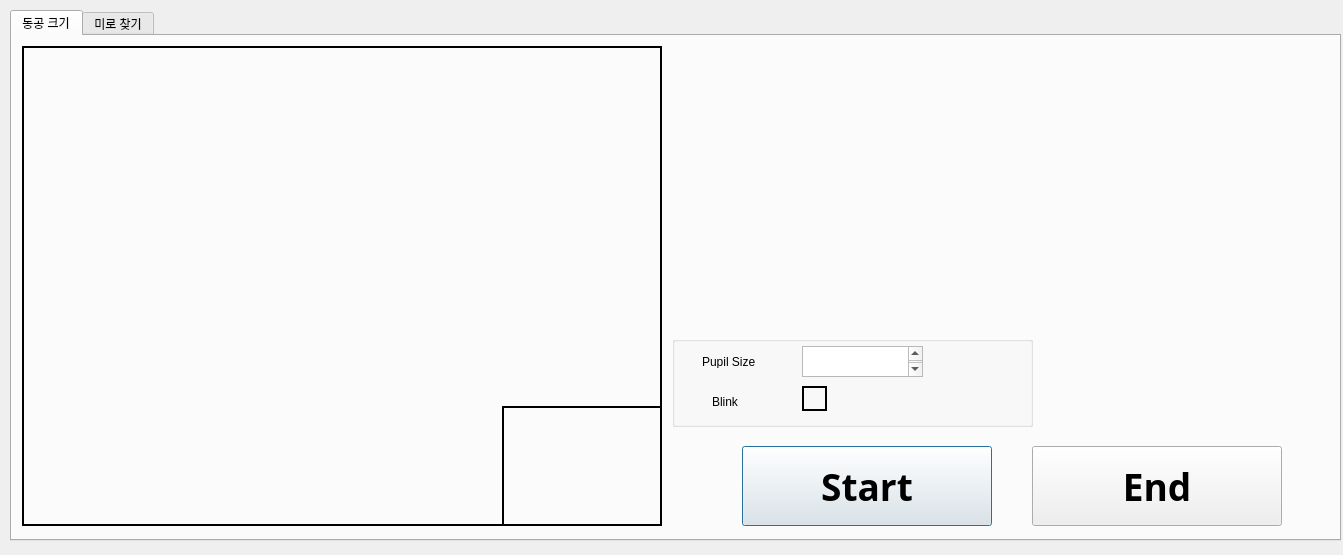
<?xml version="1.0" encoding="UTF-8"?>
<ui version="4.0">
 <class>Dialog</class>
 <widget class="QDialog" name="Dialog">
  <property name="geometry">
   <rect>
    <x>0</x>
    <y>0</y>
    <width>1343</width>
    <height>555</height>
   </rect>
  </property>
  <property name="windowTitle">
   <string>DongleDongle</string>
  </property>
  <widget class="QTabWidget" name="tabWidget">
   <property name="geometry">
    <rect>
     <x>10</x>
     <y>10</y>
     <width>1331</width>
     <height>531</height>
    </rect>
   </property>
   <property name="currentIndex">
    <number>0</number>
   </property>
   <property name="tabsClosable">
    <bool>false</bool>
   </property>
   <property name="movable">
    <bool>false</bool>
   </property>
   <property name="tabBarAutoHide">
    <bool>false</bool>
   </property>
   <widget class="QWidget" name="tab">
    <attribute name="title">
     <string>동공 크기</string>
    </attribute>
    <widget class="QLabel" name="label_1">
     <property name="geometry">
      <rect>
       <x>10</x>
       <y>10</y>
       <width>640</width>
       <height>480</height>
      </rect>
     </property>
     <property name="frameShape">
      <enum>QFrame::WinPanel</enum>
     </property>
     <property name="text">
      <string/>
     </property>
    </widget>
    <widget class="QWidget" name="verticalLayoutWidget">
     <property name="geometry">
      <rect>
       <x>660</x>
       <y>10</y>
       <width>661</width>
       <height>281</height>
      </rect>
     </property>
     <layout class="QVBoxLayout" name="verticalLayout"/>
    </widget>
    <widget class="QLabel" name="label_2">
     <property name="geometry">
      <rect>
       <x>490</x>
       <y>370</y>
       <width>160</width>
       <height>120</height>
      </rect>
     </property>
     <property name="palette">
      <palette>
       <active>
        <colorrole role="WindowText">
         <brush brushstyle="SolidPattern">
          <color alpha="255">
           <red>0</red>
           <green>0</green>
           <blue>0</blue>
          </color>
         </brush>
        </colorrole>
        <colorrole role="Button">
         <brush brushstyle="SolidPattern">
          <color alpha="255">
           <red>255</red>
           <green>255</green>
           <blue>255</blue>
          </color>
         </brush>
        </colorrole>
        <colorrole role="Light">
         <brush brushstyle="SolidPattern">
          <color alpha="255">
           <red>255</red>
           <green>255</green>
           <blue>255</blue>
          </color>
         </brush>
        </colorrole>
        <colorrole role="Midlight">
         <brush brushstyle="SolidPattern">
          <color alpha="255">
           <red>255</red>
           <green>255</green>
           <blue>255</blue>
          </color>
         </brush>
        </colorrole>
        <colorrole role="Dark">
         <brush brushstyle="SolidPattern">
          <color alpha="255">
           <red>127</red>
           <green>127</green>
           <blue>127</blue>
          </color>
         </brush>
        </colorrole>
        <colorrole role="Mid">
         <brush brushstyle="SolidPattern">
          <color alpha="255">
           <red>170</red>
           <green>170</green>
           <blue>170</blue>
          </color>
         </brush>
        </colorrole>
        <colorrole role="Text">
         <brush brushstyle="SolidPattern">
          <color alpha="255">
           <red>0</red>
           <green>0</green>
           <blue>0</blue>
          </color>
         </brush>
        </colorrole>
        <colorrole role="BrightText">
         <brush brushstyle="SolidPattern">
          <color alpha="255">
           <red>255</red>
           <green>255</green>
           <blue>255</blue>
          </color>
         </brush>
        </colorrole>
        <colorrole role="ButtonText">
         <brush brushstyle="SolidPattern">
          <color alpha="255">
           <red>0</red>
           <green>0</green>
           <blue>0</blue>
          </color>
         </brush>
        </colorrole>
        <colorrole role="Base">
         <brush brushstyle="SolidPattern">
          <color alpha="255">
           <red>255</red>
           <green>255</green>
           <blue>255</blue>
          </color>
         </brush>
        </colorrole>
        <colorrole role="Window">
         <brush brushstyle="SolidPattern">
          <color alpha="255">
           <red>255</red>
           <green>255</green>
           <blue>255</blue>
          </color>
         </brush>
        </colorrole>
        <colorrole role="Shadow">
         <brush brushstyle="SolidPattern">
          <color alpha="255">
           <red>0</red>
           <green>0</green>
           <blue>0</blue>
          </color>
         </brush>
        </colorrole>
        <colorrole role="AlternateBase">
         <brush brushstyle="SolidPattern">
          <color alpha="255">
           <red>255</red>
           <green>255</green>
           <blue>255</blue>
          </color>
         </brush>
        </colorrole>
        <colorrole role="ToolTipBase">
         <brush brushstyle="SolidPattern">
          <color alpha="255">
           <red>255</red>
           <green>255</green>
           <blue>220</blue>
          </color>
         </brush>
        </colorrole>
        <colorrole role="ToolTipText">
         <brush brushstyle="SolidPattern">
          <color alpha="255">
           <red>0</red>
           <green>0</green>
           <blue>0</blue>
          </color>
         </brush>
        </colorrole>
       </active>
       <inactive>
        <colorrole role="WindowText">
         <brush brushstyle="SolidPattern">
          <color alpha="255">
           <red>0</red>
           <green>0</green>
           <blue>0</blue>
          </color>
         </brush>
        </colorrole>
        <colorrole role="Button">
         <brush brushstyle="SolidPattern">
          <color alpha="255">
           <red>255</red>
           <green>255</green>
           <blue>255</blue>
          </color>
         </brush>
        </colorrole>
        <colorrole role="Light">
         <brush brushstyle="SolidPattern">
          <color alpha="255">
           <red>255</red>
           <green>255</green>
           <blue>255</blue>
          </color>
         </brush>
        </colorrole>
        <colorrole role="Midlight">
         <brush brushstyle="SolidPattern">
          <color alpha="255">
           <red>255</red>
           <green>255</green>
           <blue>255</blue>
          </color>
         </brush>
        </colorrole>
        <colorrole role="Dark">
         <brush brushstyle="SolidPattern">
          <color alpha="255">
           <red>127</red>
           <green>127</green>
           <blue>127</blue>
          </color>
         </brush>
        </colorrole>
        <colorrole role="Mid">
         <brush brushstyle="SolidPattern">
          <color alpha="255">
           <red>170</red>
           <green>170</green>
           <blue>170</blue>
          </color>
         </brush>
        </colorrole>
        <colorrole role="Text">
         <brush brushstyle="SolidPattern">
          <color alpha="255">
           <red>0</red>
           <green>0</green>
           <blue>0</blue>
          </color>
         </brush>
        </colorrole>
        <colorrole role="BrightText">
         <brush brushstyle="SolidPattern">
          <color alpha="255">
           <red>255</red>
           <green>255</green>
           <blue>255</blue>
          </color>
         </brush>
        </colorrole>
        <colorrole role="ButtonText">
         <brush brushstyle="SolidPattern">
          <color alpha="255">
           <red>0</red>
           <green>0</green>
           <blue>0</blue>
          </color>
         </brush>
        </colorrole>
        <colorrole role="Base">
         <brush brushstyle="SolidPattern">
          <color alpha="255">
           <red>255</red>
           <green>255</green>
           <blue>255</blue>
          </color>
         </brush>
        </colorrole>
        <colorrole role="Window">
         <brush brushstyle="SolidPattern">
          <color alpha="255">
           <red>255</red>
           <green>255</green>
           <blue>255</blue>
          </color>
         </brush>
        </colorrole>
        <colorrole role="Shadow">
         <brush brushstyle="SolidPattern">
          <color alpha="255">
           <red>0</red>
           <green>0</green>
           <blue>0</blue>
          </color>
         </brush>
        </colorrole>
        <colorrole role="AlternateBase">
         <brush brushstyle="SolidPattern">
          <color alpha="255">
           <red>255</red>
           <green>255</green>
           <blue>255</blue>
          </color>
         </brush>
        </colorrole>
        <colorrole role="ToolTipBase">
         <brush brushstyle="SolidPattern">
          <color alpha="255">
           <red>255</red>
           <green>255</green>
           <blue>220</blue>
          </color>
         </brush>
        </colorrole>
        <colorrole role="ToolTipText">
         <brush brushstyle="SolidPattern">
          <color alpha="255">
           <red>0</red>
           <green>0</green>
           <blue>0</blue>
          </color>
         </brush>
        </colorrole>
       </inactive>
       <disabled>
        <colorrole role="WindowText">
         <brush brushstyle="SolidPattern">
          <color alpha="255">
           <red>127</red>
           <green>127</green>
           <blue>127</blue>
          </color>
         </brush>
        </colorrole>
        <colorrole role="Button">
         <brush brushstyle="SolidPattern">
          <color alpha="255">
           <red>255</red>
           <green>255</green>
           <blue>255</blue>
          </color>
         </brush>
        </colorrole>
        <colorrole role="Light">
         <brush brushstyle="SolidPattern">
          <color alpha="255">
           <red>255</red>
           <green>255</green>
           <blue>255</blue>
          </color>
         </brush>
        </colorrole>
        <colorrole role="Midlight">
         <brush brushstyle="SolidPattern">
          <color alpha="255">
           <red>255</red>
           <green>255</green>
           <blue>255</blue>
          </color>
         </brush>
        </colorrole>
        <colorrole role="Dark">
         <brush brushstyle="SolidPattern">
          <color alpha="255">
           <red>127</red>
           <green>127</green>
           <blue>127</blue>
          </color>
         </brush>
        </colorrole>
        <colorrole role="Mid">
         <brush brushstyle="SolidPattern">
          <color alpha="255">
           <red>170</red>
           <green>170</green>
           <blue>170</blue>
          </color>
         </brush>
        </colorrole>
        <colorrole role="Text">
         <brush brushstyle="SolidPattern">
          <color alpha="255">
           <red>127</red>
           <green>127</green>
           <blue>127</blue>
          </color>
         </brush>
        </colorrole>
        <colorrole role="BrightText">
         <brush brushstyle="SolidPattern">
          <color alpha="255">
           <red>255</red>
           <green>255</green>
           <blue>255</blue>
          </color>
         </brush>
        </colorrole>
        <colorrole role="ButtonText">
         <brush brushstyle="SolidPattern">
          <color alpha="255">
           <red>127</red>
           <green>127</green>
           <blue>127</blue>
          </color>
         </brush>
        </colorrole>
        <colorrole role="Base">
         <brush brushstyle="SolidPattern">
          <color alpha="255">
           <red>255</red>
           <green>255</green>
           <blue>255</blue>
          </color>
         </brush>
        </colorrole>
        <colorrole role="Window">
         <brush brushstyle="SolidPattern">
          <color alpha="255">
           <red>255</red>
           <green>255</green>
           <blue>255</blue>
          </color>
         </brush>
        </colorrole>
        <colorrole role="Shadow">
         <brush brushstyle="SolidPattern">
          <color alpha="255">
           <red>0</red>
           <green>0</green>
           <blue>0</blue>
          </color>
         </brush>
        </colorrole>
        <colorrole role="AlternateBase">
         <brush brushstyle="SolidPattern">
          <color alpha="255">
           <red>255</red>
           <green>255</green>
           <blue>255</blue>
          </color>
         </brush>
        </colorrole>
        <colorrole role="ToolTipBase">
         <brush brushstyle="SolidPattern">
          <color alpha="255">
           <red>255</red>
           <green>255</green>
           <blue>220</blue>
          </color>
         </brush>
        </colorrole>
        <colorrole role="ToolTipText">
         <brush brushstyle="SolidPattern">
          <color alpha="255">
           <red>0</red>
           <green>0</green>
           <blue>0</blue>
          </color>
         </brush>
        </colorrole>
       </disabled>
      </palette>
     </property>
     <property name="frameShape">
      <enum>QFrame::WinPanel</enum>
     </property>
     <property name="text">
      <string/>
     </property>
    </widget>
    <widget class="QPushButton" name="pButton_start">
     <property name="geometry">
      <rect>
       <x>730</x>
       <y>410</y>
       <width>250</width>
       <height>80</height>
      </rect>
     </property>
     <property name="font">
      <font>
       <family>Yu Gothic UI Semibold</family>
       <pointsize>28</pointsize>
       <weight>75</weight>
       <bold>true</bold>
      </font>
     </property>
     <property name="text">
      <string>Start</string>
     </property>
    </widget>
    <widget class="QPushButton" name="pButton_finish">
     <property name="geometry">
      <rect>
       <x>1020</x>
       <y>410</y>
       <width>250</width>
       <height>80</height>
      </rect>
     </property>
     <property name="font">
      <font>
       <family>Yu Gothic UI Semibold</family>
       <pointsize>28</pointsize>
       <weight>75</weight>
       <bold>true</bold>
      </font>
     </property>
     <property name="text">
      <string>End</string>
     </property>
    </widget>
    <widget class="QGroupBox" name="groupBox">
     <property name="geometry">
      <rect>
       <x>660</x>
       <y>300</y>
       <width>361</width>
       <height>91</height>
      </rect>
     </property>
     <property name="title">
      <string/>
     </property>
     <widget class="QTextEdit" name="textEdit_size">
      <property name="geometry">
       <rect>
        <x>130</x>
        <y>10</y>
        <width>121</width>
        <height>31</height>
       </rect>
      </property>
      <property name="font">
       <font>
        <family>HY궁서B</family>
        <pointsize>14</pointsize>
       </font>
      </property>
      <property name="html">
       <string>&lt;!DOCTYPE HTML PUBLIC &quot;-//W3C//DTD HTML 4.0//EN&quot; &quot;http://www.w3.org/TR/REC-html40/strict.dtd&quot;&gt;
&lt;html&gt;&lt;head&gt;&lt;meta name=&quot;qrichtext&quot; content=&quot;1&quot; /&gt;&lt;style type=&quot;text/css&quot;&gt;
p, li { white-space: pre-wrap; }
&lt;/style&gt;&lt;/head&gt;&lt;body style=&quot; font-family:'HY궁서B'; font-size:14pt; font-weight:400; font-style:normal;&quot;&gt;
&lt;p align=&quot;center&quot; style=&quot;-qt-paragraph-type:empty; margin-top:0px; margin-bottom:0px; margin-left:0px; margin-right:0px; -qt-block-indent:0; text-indent:0px;&quot;&gt;&lt;br /&gt;&lt;/p&gt;&lt;/body&gt;&lt;/html&gt;</string>
      </property>
     </widget>
     <widget class="QLabel" name="label">
      <property name="geometry">
       <rect>
        <x>30</x>
        <y>20</y>
        <width>56</width>
        <height>12</height>
       </rect>
      </property>
      <property name="text">
       <string>Pupil Size</string>
      </property>
     </widget>
     <widget class="QLabel" name="label_3">
      <property name="geometry">
       <rect>
        <x>40</x>
        <y>60</y>
        <width>56</width>
        <height>12</height>
       </rect>
      </property>
      <property name="text">
       <string>Blink</string>
      </property>
     </widget>
     <widget class="QLabel" name="label_blinkCnt">
      <property name="geometry">
       <rect>
        <x>130</x>
        <y>50</y>
        <width>25</width>
        <height>25</height>
       </rect>
      </property>
      <property name="frameShape">
       <enum>QFrame::WinPanel</enum>
      </property>
      <property name="text">
       <string/>
      </property>
     </widget>
    </widget>
   </widget>
   <widget class="QWidget" name="tab_2">
    <attribute name="title">
     <string>미로 찾기</string>
    </attribute>
   </widget>
  </widget>
 </widget>
 <resources/>
 <connections/>
</ui>
